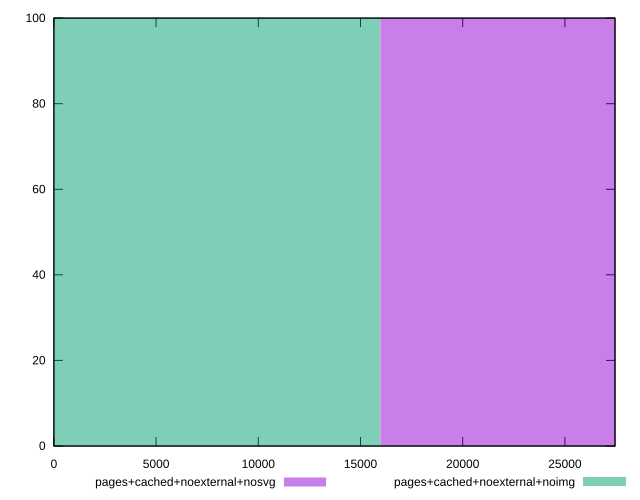

Here is the gnuplot script that generated this plot:
reset
set terminal svg size 640, 500 enhanced background rgb 'white'
set output "reprap/uses-webp-images/comparison/histogram/7_vs_8.svg"

$pagesCachedNoexternalNosvg <<EOF
31926.974379439736 100
EOF

$pagesCachedNoexternalNoimg <<EOF
0 100
EOF

set key outside below
set boxwidth 31926.974379439736
set yrange [0:100]
set style fill transparent solid 0.5 noborder

plot \
  $pagesCachedNoexternalNosvg title "pages+cached+noexternal+nosvg" with boxes, \
  $pagesCachedNoexternalNoimg title "pages+cached+noexternal+noimg" with boxes, \


reset
